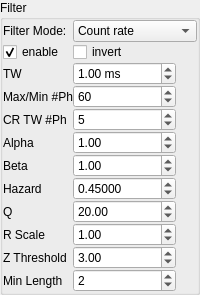
        <widget class="QGroupBox" name="groupBox">
         <property name="sizePolicy">
          <sizepolicy hsizetype="Minimum" vsizetype="Preferred">
           <horstretch>0</horstretch>
           <verstretch>0</verstretch>
          </sizepolicy>
         </property>
         <property name="title">
          <string>Filter</string>
         </property>
         <property name="alignment">
          <set>Qt::AlignLeading|Qt::AlignLeft|Qt::AlignTop</set>
         </property>
         <property name="checkable">
          <bool>false</bool>
         </property>
         <property name="checked">
          <bool>false</bool>
         </property>
         <layout class="QGridLayout" name="gridLayout">
          <property name="leftMargin">
           <number>0</number>
          </property>
          <property name="topMargin">
           <number>0</number>
          </property>
          <property name="rightMargin">
           <number>0</number>
          </property>
          <property name="bottomMargin">
           <number>0</number>
          </property>
          <property name="spacing">
           <number>0</number>
          </property>
          <item row="3" column="1">
           <widget class="QSpinBox" name="spinBox">
            <property name="toolTip">
             <string>Maximum number of photon in time window</string>
            </property>
            <property name="minimum">
             <number>2</number>
            </property>
            <property name="maximum">
             <number>1000000</number>
            </property>
            <property name="value">
             <number>60</number>
            </property>
           </widget>
          </item>
          <item row="0" column="1" colspan="3">
           <widget class="QComboBox" name="comboBox_burst_filter">
            <property name="toolTip">
             <string>Select the burst filter mode</string>
            </property>
            <item>
             <property name="text">
              <string>Count rate</string>
             </property>
            </item>
            <item>
             <property name="text">
              <string>Burst</string>
             </property>
            </item>
            <item>
             <property name="text">
              <string>BOCPD Burst</string>
             </property>
            </item>
            <item>
             <property name="text">
              <string>Kalman Burst</string>
             </property>
            </item>
           </widget>
          </item>
          <item row="9" column="1">
           <widget class="QDoubleSpinBox" name="doubleSpinBox_9">
            <property name="enabled">
             <bool>true</bool>
            </property>
            <property name="toolTip">
             <string>Measurement noise scaling parameter for Kalman filter</string>
            </property>
            <property name="decimals">
             <number>2</number>
            </property>
            <property name="minimum">
             <double>0.010000000000000</double>
            </property>
            <property name="maximum">
             <double>100.000000000000000</double>
            </property>
            <property name="singleStep">
             <double>0.100000000000000</double>
            </property>
            <property name="value">
             <double>1.000000000000000</double>
            </property>
           </widget>
          </item>
          <item row="11" column="0">
           <widget class="QLabel" name="label_18">
            <property name="sizePolicy">
             <sizepolicy hsizetype="Minimum" vsizetype="Preferred">
              <horstretch>0</horstretch>
              <verstretch>0</verstretch>
             </sizepolicy>
            </property>
            <property name="text">
             <string>Min Length</string>
            </property>
           </widget>
          </item>
          <item row="0" column="0">
           <widget class="QLabel" name="label_burst_filter">
            <property name="text">
             <string>Filter Mode:</string>
            </property>
           </widget>
          </item>
          <item row="1" column="1">
           <widget class="QCheckBox" name="checkBox">
            <property name="text">
             <string>invert</string>
            </property>
            <property name="checkable">
             <bool>true</bool>
            </property>
            <property name="checked">
             <bool>false</bool>
            </property>
           </widget>
          </item>
          <item row="7" column="1">
           <widget class="QDoubleSpinBox" name="doubleSpinBox_7">
            <property name="enabled">
             <bool>true</bool>
            </property>
            <property name="toolTip">
             <string>Hazard rate (probability of change point) in BOCPD</string>
            </property>
            <property name="decimals">
             <number>5</number>
            </property>
            <property name="minimum">
             <double>0.000010000000000</double>
            </property>
            <property name="maximum">
             <double>1.000000000000000</double>
            </property>
            <property name="singleStep">
             <double>0.001000000000000</double>
            </property>
            <property name="value">
             <double>0.450000000000000</double>
            </property>
           </widget>
          </item>
          <item row="4" column="1">
           <widget class="QSpinBox" name="spinBox_8">
            <property name="enabled">
             <bool>true</bool>
            </property>
            <property name="sizePolicy">
             <sizepolicy hsizetype="Minimum" vsizetype="Fixed">
              <horstretch>0</horstretch>
              <verstretch>0</verstretch>
             </sizepolicy>
            </property>
            <property name="toolTip">
             <string>Number of photons to compute a count rate</string>
            </property>
            <property name="minimum">
             <number>2</number>
            </property>
            <property name="maximum">
             <number>999</number>
            </property>
            <property name="value">
             <number>5</number>
            </property>
           </widget>
          </item>
          <item row="1" column="0">
           <widget class="QCheckBox" name="checkBox_4">
            <property name="text">
             <string>enable</string>
            </property>
            <property name="checked">
             <bool>true</bool>
            </property>
           </widget>
          </item>
          <item row="8" column="1">
           <widget class="QDoubleSpinBox" name="doubleSpinBox_8">
            <property name="enabled">
             <bool>true</bool>
            </property>
            <property name="toolTip">
             <string>Process noise parameter for Kalman filter</string>
            </property>
            <property name="decimals">
             <number>2</number>
            </property>
            <property name="minimum">
             <double>0.010000000000000</double>
            </property>
            <property name="maximum">
             <double>100.000000000000000</double>
            </property>
            <property name="singleStep">
             <double>1.000000000000000</double>
            </property>
            <property name="value">
             <double>20.000000000000000</double>
            </property>
           </widget>
          </item>
          <item row="6" column="1">
           <widget class="QDoubleSpinBox" name="doubleSpinBox_6">
            <property name="enabled">
             <bool>true</bool>
            </property>
            <property name="toolTip">
             <string>Beta parameter for Gamma prior in BOCPD</string>
            </property>
            <property name="decimals">
             <number>2</number>
            </property>
            <property name="minimum">
             <double>0.010000000000000</double>
            </property>
            <property name="maximum">
             <double>100.000000000000000</double>
            </property>
            <property name="singleStep">
             <double>0.100000000000000</double>
            </property>
            <property name="value">
             <double>1.000000000000000</double>
            </property>
           </widget>
          </item>
          <item row="11" column="1">
           <widget class="QSpinBox" name="spinBox_9">
            <property name="enabled">
             <bool>true</bool>
            </property>
            <property name="toolTip">
             <string>Minimum burst length in bins for Kalman filter</string>
            </property>
            <property name="minimum">
             <number>1</number>
            </property>
            <property name="maximum">
             <number>100</number>
            </property>
            <property name="value">
             <number>2</number>
            </property>
           </widget>
          </item>
          <item row="6" column="0">
           <widget class="QLabel" name="label_13">
            <property name="sizePolicy">
             <sizepolicy hsizetype="Minimum" vsizetype="Preferred">
              <horstretch>0</horstretch>
              <verstretch>0</verstretch>
             </sizepolicy>
            </property>
            <property name="text">
             <string>Beta</string>
            </property>
           </widget>
          </item>
          <item row="2" column="1">
           <widget class="QDoubleSpinBox" name="doubleSpinBox">
            <property name="toolTip">
             <string>Time window size (either for count rate computation, coun rate option) or burst seach (Burst option). In the burst option photons that are separated by TW are not within a burst.</string>
            </property>
            <property name="readOnly">
             <bool>false</bool>
            </property>
            <property name="suffix">
             <string> ms</string>
            </property>
            <property name="minimum">
             <double>0.050000000000000</double>
            </property>
            <property name="maximum">
             <double>500000.000000000000000</double>
            </property>
            <property name="value">
             <double>1.000000000000000</double>
            </property>
           </widget>
          </item>
          <item row="7" column="0">
           <widget class="QLabel" name="label_14">
            <property name="sizePolicy">
             <sizepolicy hsizetype="Minimum" vsizetype="Preferred">
              <horstretch>0</horstretch>
              <verstretch>0</verstretch>
             </sizepolicy>
            </property>
            <property name="text">
             <string>Hazard</string>
            </property>
           </widget>
          </item>
          <item row="3" column="0">
           <widget class="QLabel" name="label">
            <property name="sizePolicy">
             <sizepolicy hsizetype="Minimum" vsizetype="Preferred">
              <horstretch>0</horstretch>
              <verstretch>0</verstretch>
             </sizepolicy>
            </property>
            <property name="text">
             <string>Max/Min #Ph</string>
            </property>
           </widget>
          </item>
          <item row="9" column="0">
           <widget class="QLabel" name="label_16">
            <property name="sizePolicy">
             <sizepolicy hsizetype="Minimum" vsizetype="Preferred">
              <horstretch>0</horstretch>
              <verstretch>0</verstretch>
             </sizepolicy>
            </property>
            <property name="text">
             <string>R Scale</string>
            </property>
           </widget>
          </item>
          <item row="4" column="0">
           <widget class="QLabel" name="label_11">
            <property name="sizePolicy">
             <sizepolicy hsizetype="Minimum" vsizetype="Preferred">
              <horstretch>0</horstretch>
              <verstretch>0</verstretch>
             </sizepolicy>
            </property>
            <property name="text">
             <string>CR TW #Ph</string>
            </property>
           </widget>
          </item>
          <item row="10" column="0">
           <widget class="QLabel" name="label_17">
            <property name="sizePolicy">
             <sizepolicy hsizetype="Minimum" vsizetype="Preferred">
              <horstretch>0</horstretch>
              <verstretch>0</verstretch>
             </sizepolicy>
            </property>
            <property name="text">
             <string>Z Threshold</string>
            </property>
           </widget>
          </item>
          <item row="5" column="0">
           <widget class="QLabel" name="label_12">
            <property name="sizePolicy">
             <sizepolicy hsizetype="Minimum" vsizetype="Preferred">
              <horstretch>0</horstretch>
              <verstretch>0</verstretch>
             </sizepolicy>
            </property>
            <property name="text">
             <string>Alpha</string>
            </property>
           </widget>
          </item>
          <item row="2" column="0">
           <widget class="QLabel" name="label_2">
            <property name="sizePolicy">
             <sizepolicy hsizetype="Minimum" vsizetype="Preferred">
              <horstretch>0</horstretch>
              <verstretch>0</verstretch>
             </sizepolicy>
            </property>
            <property name="text">
             <string>TW</string>
            </property>
           </widget>
          </item>
          <item row="10" column="1">
           <widget class="QDoubleSpinBox" name="doubleSpinBox_10">
            <property name="enabled">
             <bool>true</bool>
            </property>
            <property name="toolTip">
             <string>Threshold for burst detection in Kalman filter</string>
            </property>
            <property name="decimals">
             <number>2</number>
            </property>
            <property name="minimum">
             <double>0.010000000000000</double>
            </property>
            <property name="maximum">
             <double>100.000000000000000</double>
            </property>
            <property name="singleStep">
             <double>0.100000000000000</double>
            </property>
            <property name="value">
             <double>3.000000000000000</double>
            </property>
           </widget>
          </item>
          <item row="8" column="0">
           <widget class="QLabel" name="label_15">
            <property name="sizePolicy">
             <sizepolicy hsizetype="Minimum" vsizetype="Preferred">
              <horstretch>0</horstretch>
              <verstretch>0</verstretch>
             </sizepolicy>
            </property>
            <property name="text">
             <string>Q</string>
            </property>
           </widget>
          </item>
          <item row="5" column="1">
           <widget class="QDoubleSpinBox" name="doubleSpinBox_5">
            <property name="enabled">
             <bool>true</bool>
            </property>
            <property name="toolTip">
             <string>Alpha parameter for Gamma prior in BOCPD</string>
            </property>
            <property name="decimals">
             <number>2</number>
            </property>
            <property name="minimum">
             <double>0.010000000000000</double>
            </property>
            <property name="maximum">
             <double>100.000000000000000</double>
            </property>
            <property name="singleStep">
             <double>0.100000000000000</double>
            </property>
            <property name="value">
             <double>1.000000000000000</double>
            </property>
           </widget>
          </item>
         </layout>
        </widget>
